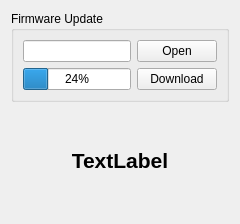
       <widget class="QWidget" name="tabFirmwareUpdate">
        <attribute name="title">
         <string>FirmwareUpdate</string>
        </attribute>
        <layout class="QVBoxLayout" name="verticalLayout_38">
         <item>
          <layout class="QVBoxLayout" name="verticalLayout_37">
           <item>
            <widget class="QGroupBox" name="groupBox_14">
             <property name="title">
              <string>Firmware Update</string>
             </property>
             <layout class="QVBoxLayout" name="verticalLayout_36">
              <item>
               <layout class="QVBoxLayout" name="verticalLayout_35">
                <item>
                 <layout class="QHBoxLayout" name="horizontalLayout_35">
                  <item>
                   <widget class="QLineEdit" name="m_filePath"/>
                  </item>
                  <item>
                   <widget class="QPushButton" name="m_btnOpenFile">
                    <property name="text">
                     <string>Open</string>
                    </property>
                   </widget>
                  </item>
                 </layout>
                </item>
                <item>
                 <layout class="QHBoxLayout" name="horizontalLayout_36">
                  <item>
                   <widget class="QProgressBar" name="m_progressBarDownload">
                    <property name="value">
                     <number>24</number>
                    </property>
                   </widget>
                  </item>
                  <item>
                   <widget class="QPushButton" name="m_btnDownload">
                    <property name="text">
                     <string>Download</string>
                    </property>
                   </widget>
                  </item>
                 </layout>
                </item>
               </layout>
              </item>
             </layout>
            </widget>
           </item>
           <item>
            <spacer name="verticalSpacer_13">
             <property name="orientation">
              <enum>Qt::Vertical</enum>
             </property>
             <property name="sizeHint" stdset="0">
              <size>
               <width>20</width>
               <height>40</height>
              </size>
             </property>
            </spacer>
           </item>
           <item>
            <widget class="QLabel" name="m_downloadStatus">
             <property name="font">
              <font>
               <pointsize>16</pointsize>
               <weight>75</weight>
               <bold>true</bold>
              </font>
             </property>
             <property name="text">
              <string>TextLabel</string>
             </property>
             <property name="alignment">
              <set>Qt::AlignCenter</set>
             </property>
            </widget>
           </item>
           <item>
            <spacer name="verticalSpacer_14">
             <property name="orientation">
              <enum>Qt::Vertical</enum>
             </property>
             <property name="sizeHint" stdset="0">
              <size>
               <width>20</width>
               <height>40</height>
              </size>
             </property>
            </spacer>
           </item>
          </layout>
         </item>
        </layout>
       </widget>
